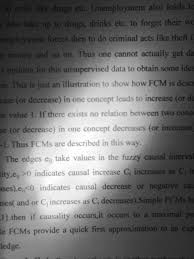
#> input picture L3_M_Rizwan_180459_6A/B3.jpg, 194 x 259 px
$ jupyter execute L3_M_Rizwan_180459_6A.ipynb
#> lines starting #> are read from the running program, lines starting #| are printed output that depends on the picture; after the words box and inside, x2 and y2 are one past the last pixel; in counts of white or black regions, pixels touching at a corner belong together
# Lab: 3: Basic Image Processing 2

Group Members:
        1. Muahammad Rizwan Khalid (180459)
        2. Muhammad Roshan Mughees (193590)

Class:  __BSCS-6A__

[cell 1]
from PIL import Image

#### We are opening each image as a grayscale image

[cell 2]
image_file = Image.open("B3.jpg")
#> image_file is the input picture: PIL image 194x259 RGB; min 12, max 255, mean 110.3
image_file= image_file.convert('L')# convert image to black and white
#> image_file: PIL image 194x259 L
image_file.show()

#### The Following Algorithm Basically sets the pixel values based on specific threshold. We find threshold values by hit and trial for the three images.

[cell 3]
import itertools
img = Image.new( image_file.mode, image_file.size)
#> img: PIL image 194x259 L; every value is 0
pixelsNew = img.load()
for x,y in itertools.product(range(0,image_file.size[0]),range(0,image_file.size[1])):
    color = image_file.getpixel((x,y))
    if color>=190:
        pixelsNew[(x, y)]= 255
    else:
        pixelsNew[(x, y)] = 0
#> this loop made 50246 passes
#> color on passes 1 to 3: 28, 28, 27
img.show()
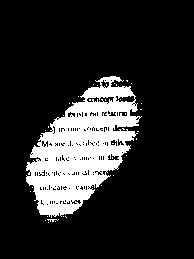
#> shown: PIL image 194x259 L; 16.8% white; 36 white regions (35 under 20 px), largest, box (x1, y1, x2, y2) and area: (26, 76, 142, 218) 8345

# Task:01:
Every image has different intensity for gray levels for each pixel. In short, we cannot have one and only threshold for every image. Below is the results along with threshold values:
#### 1. Threshold for first image is 150
#### 2. Threshold for first image is 128
#### 3. Threshold for first image is 190

#### The following code basically draws the histogram for image. On x-axis there are gray-levels from 0-255 while on y-axis there is the frequency of each gray level in the image.

[cell 4]
dic = dict()
for x,y in itertools.product(range(0,image_file.size[0]),range(0,image_file.size[1])):
    color = image_file.getpixel((x,y))
    if int(color) not in dic:
        dic[int(color)] = 1
    else:
        dic[int(color)] = dic[int(color)] + 1
#> after the loop, dic = 243 items

#### Displaying in line histogram

[cell 5]
import matplotlib.pyplot as plt
plt.bar(dic.keys(), dic.values(), color='g')
plt.show()
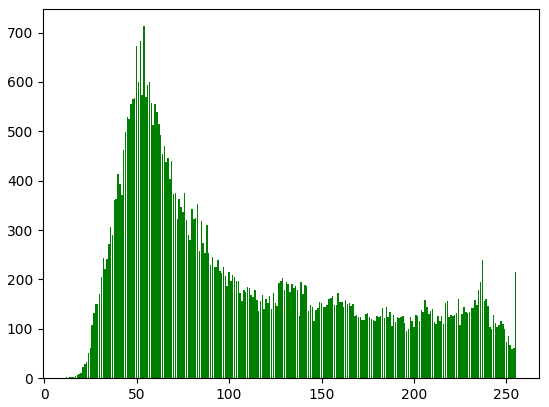
#> figure drawn by matplotlib, 1 panel; tallest bar 713 high, from x = 53.6 to 54.4

[cell 6]
image_file = Image.open("XY-cutss.png")
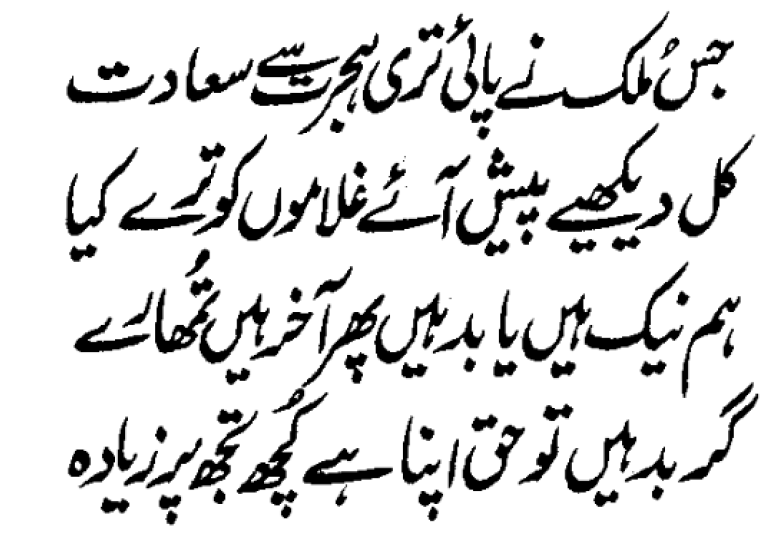
#> input picture L3_M_Rizwan_180459_6A/XY-cutss.png, 769 x 534 px
#> image_file is the input picture: PIL image 769x534 RGBA; mean R, G, B, A 219.8, 219.8, 219.8, 255
image_file= image_file.convert('1')
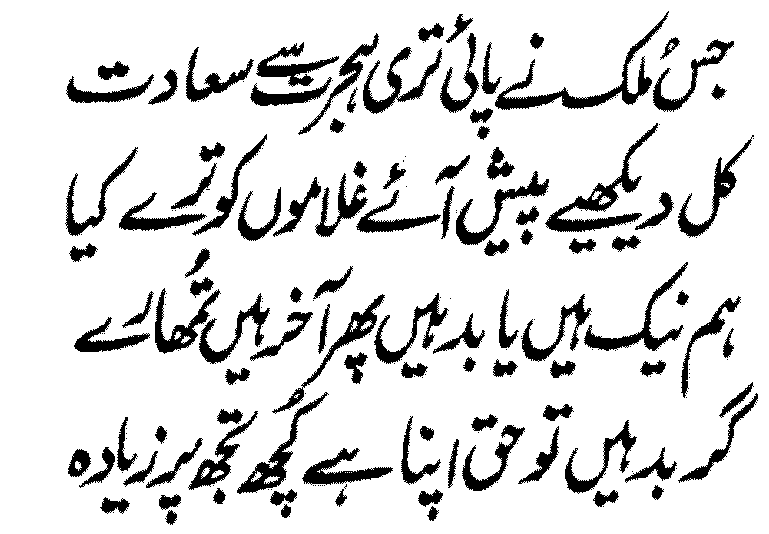
#> image_file: PIL image 769x534 1; 86.3% white; 237 black regions (134 under 20 px), largest, box (x1, y1, x2, y2) and area: (495, 11, 669, 110) 2398, (545, 123, 658, 232) 2270, (584, 262, 688, 351) 1511

[cell 7]
image_file.show()

#### The following code basically calculates the number of black pixels on each row

[cell 8]
foo= dict()
for x in range(0,image_file.size[1]):
    count =0
    for y in range(0,image_file.size[0]):
        color = image_file.getpixel((y,x))
        if color is 0:
            count+=1
    foo[x]=count
#> after the loop, foo = 534 items

#### Displaying the histogram. X-axis represents the row and Y-axis represents the number of black pixels

[cell 9]
plt.bar(foo.keys(),foo.values(), color='g')
plt.show()
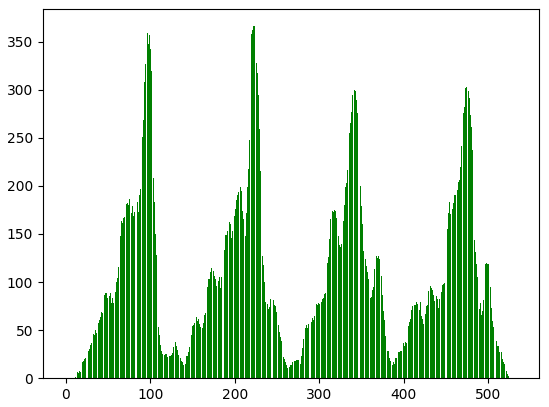
#> figure drawn by matplotlib, 1 panel

[cell 10]
img = Image.new( image_file.mode, image_file.size)
#> img: PIL image 769x534 1; every value is 0
pixelsNew = img.load()
pixelOld= image_file.load()
for x,y in itertools.product(range(0,image_file.size[0]),range(0,image_file.size[1])):
    color = image_file.getpixel((x,y))
    if foo[y]<=40:
        pixelsNew[(x, y)]= 0
    else:
        pixelsNew[(x, y)] =pixelOld[(x,y)]
img.show()
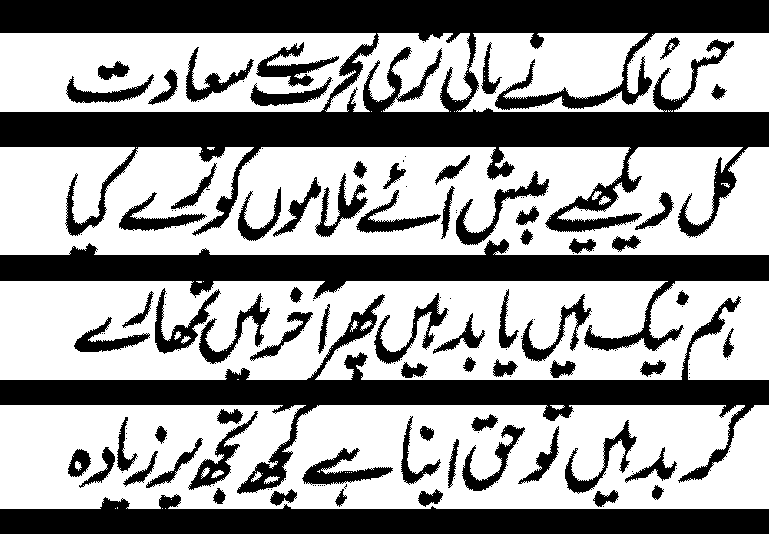
#> shown: PIL image 769x534 1; 60% white; 194 black regions (124 under 20 px), largest, box (x1, y1, x2, y2) and area: (0, 0, 769, 238) 65066, (0, 294, 769, 494) 24065, (0, 239, 769, 351) 22379
